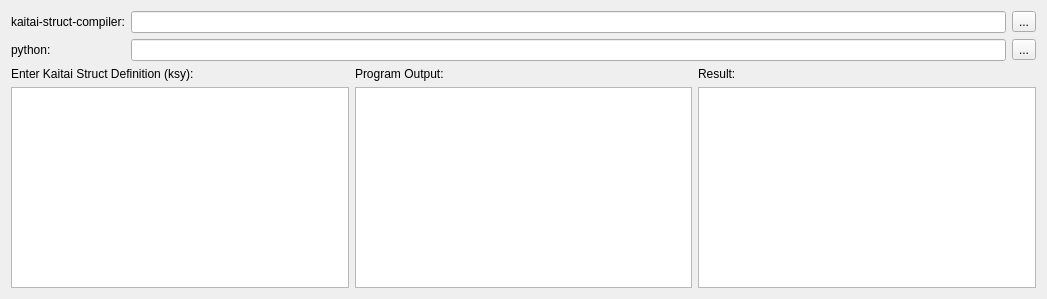
<?xml version="1.0" encoding="UTF-8"?>
<ui version="4.0">
 <class>KaitaiStruct</class>
 <widget class="QWidget" name="KaitaiStruct">
  <property name="geometry">
   <rect>
    <x>0</x>
    <y>0</y>
    <width>1047</width>
    <height>299</height>
   </rect>
  </property>
  <property name="windowTitle">
   <string>Form</string>
  </property>
  <layout class="QVBoxLayout" name="verticalLayout_4">
   <item>
    <layout class="QFormLayout" name="formLayout">
     <item row="0" column="0">
      <widget class="QLabel" name="label_4">
       <property name="text">
        <string>kaitai-struct-compiler:</string>
       </property>
       <property name="buddy">
        <cstring>le_ksc</cstring>
       </property>
      </widget>
     </item>
     <item row="0" column="1">
      <layout class="QHBoxLayout" name="horizontalLayout_2">
       <item>
        <widget class="QLineEdit" name="le_ksc">
         <property name="readOnly">
          <bool>true</bool>
         </property>
        </widget>
       </item>
       <item>
        <widget class="QToolButton" name="tb_chooseKsc">
         <property name="text">
          <string>...</string>
         </property>
        </widget>
       </item>
      </layout>
     </item>
     <item row="1" column="0">
      <widget class="QLabel" name="label_5">
       <property name="text">
        <string>python:</string>
       </property>
       <property name="buddy">
        <cstring>le_python</cstring>
       </property>
      </widget>
     </item>
     <item row="1" column="1">
      <layout class="QHBoxLayout" name="horizontalLayout_3">
       <item>
        <widget class="QLineEdit" name="le_python">
         <property name="readOnly">
          <bool>true</bool>
         </property>
        </widget>
       </item>
       <item>
        <widget class="QToolButton" name="tb_choosePython">
         <property name="text">
          <string>...</string>
         </property>
        </widget>
       </item>
      </layout>
     </item>
    </layout>
   </item>
   <item>
    <layout class="QHBoxLayout" name="horizontalLayout">
     <item>
      <layout class="QVBoxLayout" name="verticalLayout">
       <item>
        <widget class="QLabel" name="label">
         <property name="text">
          <string>Enter Kaitai Struct Definition (ksy):</string>
         </property>
         <property name="buddy">
          <cstring>te_ksy</cstring>
         </property>
        </widget>
       </item>
       <item>
        <widget class="QPlainTextEdit" name="te_ksy">
         <property name="font">
          <font>
           <family>Monospace</family>
          </font>
         </property>
         <property name="documentTitle">
          <string/>
         </property>
         <property name="lineWrapMode">
          <enum>QPlainTextEdit::NoWrap</enum>
         </property>
        </widget>
       </item>
      </layout>
     </item>
     <item>
      <layout class="QVBoxLayout" name="verticalLayout_2">
       <item>
        <widget class="QLabel" name="label_2">
         <property name="text">
          <string>Program Output:</string>
         </property>
         <property name="buddy">
          <cstring>te_output</cstring>
         </property>
        </widget>
       </item>
       <item>
        <widget class="QPlainTextEdit" name="te_output">
         <property name="enabled">
          <bool>true</bool>
         </property>
         <property name="font">
          <font>
           <family>Monospace</family>
          </font>
         </property>
         <property name="undoRedoEnabled">
          <bool>true</bool>
         </property>
         <property name="readOnly">
          <bool>true</bool>
         </property>
        </widget>
       </item>
      </layout>
     </item>
     <item>
      <layout class="QVBoxLayout" name="verticalLayout_3">
       <item>
        <widget class="QLabel" name="label_3">
         <property name="text">
          <string>Result:</string>
         </property>
         <property name="buddy">
          <cstring>te_result</cstring>
         </property>
        </widget>
       </item>
       <item>
        <widget class="QPlainTextEdit" name="te_result">
         <property name="font">
          <font>
           <family>Monospace</family>
          </font>
         </property>
         <property name="lineWrapMode">
          <enum>QPlainTextEdit::NoWrap</enum>
         </property>
         <property name="readOnly">
          <bool>true</bool>
         </property>
        </widget>
       </item>
      </layout>
     </item>
    </layout>
   </item>
  </layout>
 </widget>
 <tabstops>
  <tabstop>le_ksc</tabstop>
  <tabstop>tb_chooseKsc</tabstop>
  <tabstop>le_python</tabstop>
  <tabstop>tb_choosePython</tabstop>
  <tabstop>te_ksy</tabstop>
  <tabstop>te_output</tabstop>
  <tabstop>te_result</tabstop>
 </tabstops>
 <resources/>
 <connections/>
</ui>
